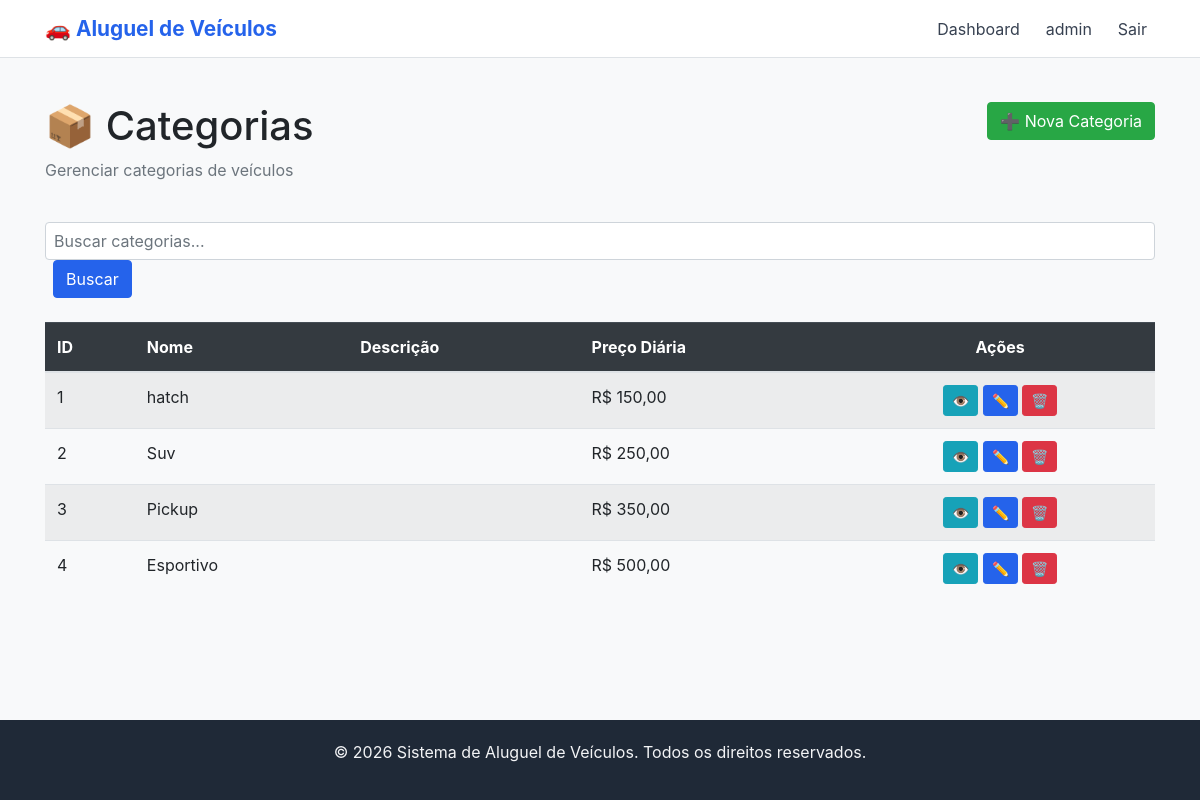
The app's page /portal/categorias/ (signed in), older data.
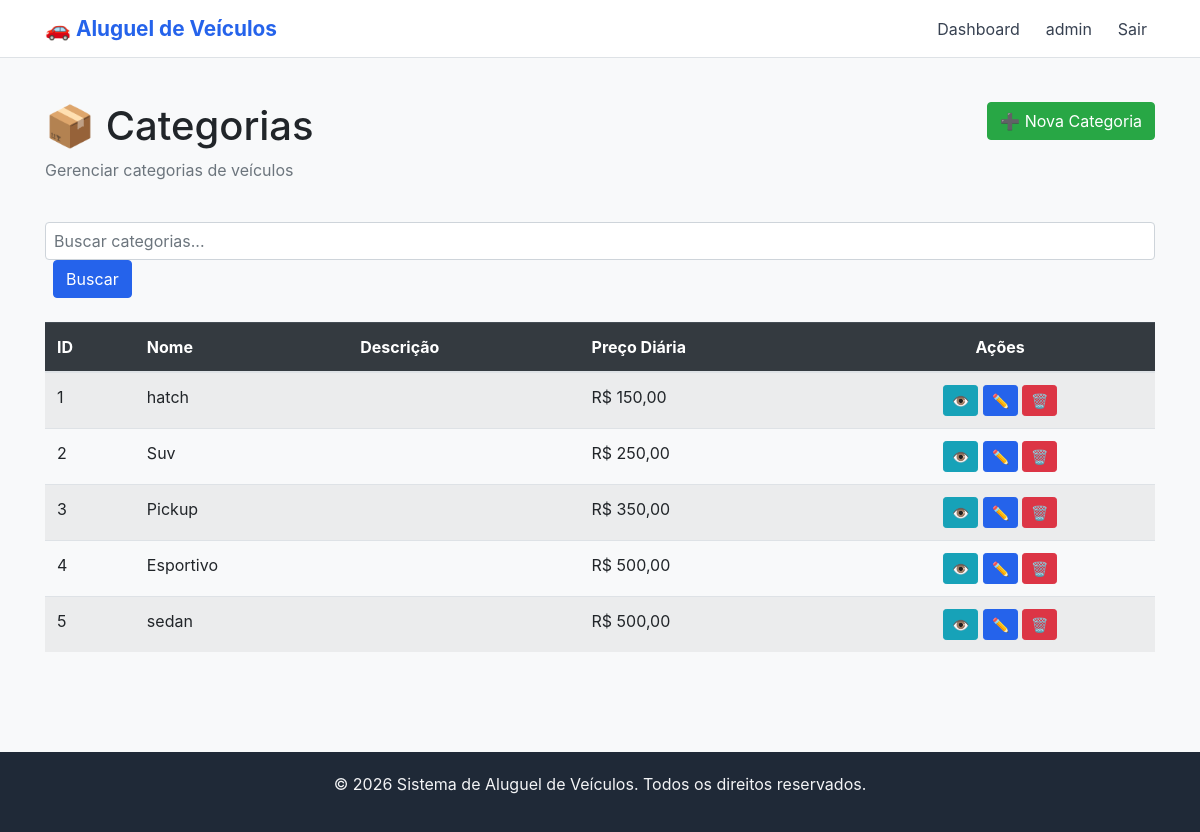
The same page, newer data.
### core/models.py (models this page shows, shortened)
class Categoria(models.Model):
    nome = models.CharField(max_length=100, unique=True)
    descricao = models.TextField(blank=True, null=True)
    preco_diaria = models.DecimalField(max_digits=8, decimal_places=2)
    class Meta:
        verbose_name = "Categoria"
        verbose_name_plural = "Categorias"

### core/views.py (the view)
# urls.py: path('portal/categorias/', CategoriaListView.as_view(), name='categoria-list'),
class CategoriaListView(LoginRequiredMixin, SearchMixin, ListView):
    model = Categoria
    template_name = 'portal/categoria_list.html'
    context_object_name = 'categorias'
    paginate_by = 10
    login_url = 'login'
    search_fields = ['nome', 'descricao']

### core/views.py (called while the page is built)
    def get_queryset(self):
        queryset = super().get_queryset()
        query = self.request.GET.get('q')
        if query and self.search_fields:
            q_objects = Q()
            for field in self.search_fields:
                q_objects |= Q(**{f"{field}__icontains": query})
            queryset = queryset.filter(q_objects)
        return queryset

    def get_context_data(self, **kwargs):
        context = super().get_context_data(**kwargs)
        context['search_query'] = self.request.GET.get('q', '')
        return context

### templates/portal/categoria_list.html (shortened to what this page needs)
{% extends "base.html" %}
{% block content %}
<div class="mt-4 mb-4">
    <div class="row mb-4">
        <div class="col-md-8">
            <h1>📦 Categorias</h1>
            <p class="text-muted">Gerenciar categorias de veículos</p>
        </div>
        <div class="col-md-4 text-right">
            <a href="{% url 'categoria-create' %}" class="btn btn-success">
                ➕ Nova Categoria
            </a>
        </div>
    </div>
    <div class="row mb-4">
        <div class="col-md-12">
            <form method="get" class="form-inline">
                <input type="text" name="q" class="form-control" placeholder="Buscar categorias..." value="{{ search_query }}" style="width: 100%; padding: 8px;">
                <button type="submit" class="btn btn-primary ml-2" style="margin-left: 10px;">Buscar</button>
            </form>
        </div>
    </div>
    {% if categorias %}
        <div class="table-responsive">
            <table class="table table-hover table-striped">
                <thead class="table-dark">
                    <tr>
                        <th>ID</th>
                        <th>Nome</th>
                        <th>Descrição</th>
                        <th>Preço Diária</th>
                        <th class="text-center">Ações</th>
                    </tr>
                </thead>
                <tbody>
                    {% for categoria in categorias %}
                        <tr>
                            <td>{{ categoria.pk }}</td>
                            <td>{{ categoria.nome }}</td>
                            <td>{{ categoria.descricao|truncatewords:10 }}</td>
                            <td>R$ {{ categoria.preco_diaria }}</td>
                            <td class="text-center">
                                <a href="{% url 'categoria-detail' categoria.pk %}" class="btn btn-sm btn-info" title="Ver">
                                    👁️
                                </a>
                                <a href="{% url 'categoria-update' categoria.pk %}" class="btn btn-sm btn-primary" title="Editar">
                                    ✏️
                                </a>
                                <a href="{% url 'categoria-delete' categoria.pk %}" class="btn btn-sm btn-danger" title="Deletar">
                                    🗑️
                                </a>
                            </td>
                        </tr>
                    {% endfor %}
                </tbody>
            </table>
        </div>
    {% else %}
        <div class="alert alert-info">
            <h4>Nenhuma categoria encontrada</h4>
            <p>Clique em "Nova Categoria" para criar a primeira.</p>
        </div>
    {% endif %}
</div>
{% endblock %}

Row changes from the older to the newer data that the page shows:
added Categoria: pk "5", nome "sedan", preco_diaria "500,00"
